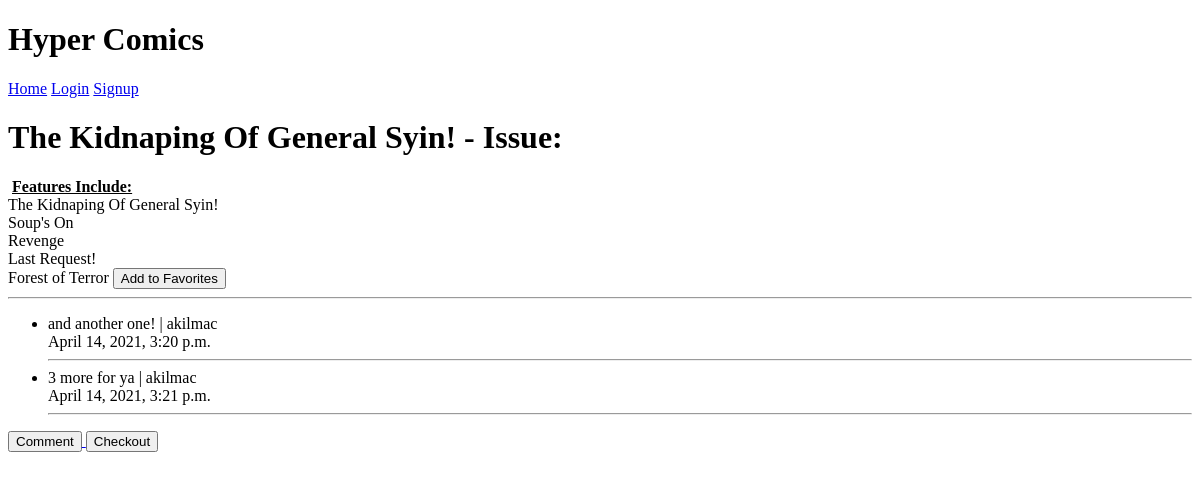
The page /comicinfo/4/ on the database as committed earlier.
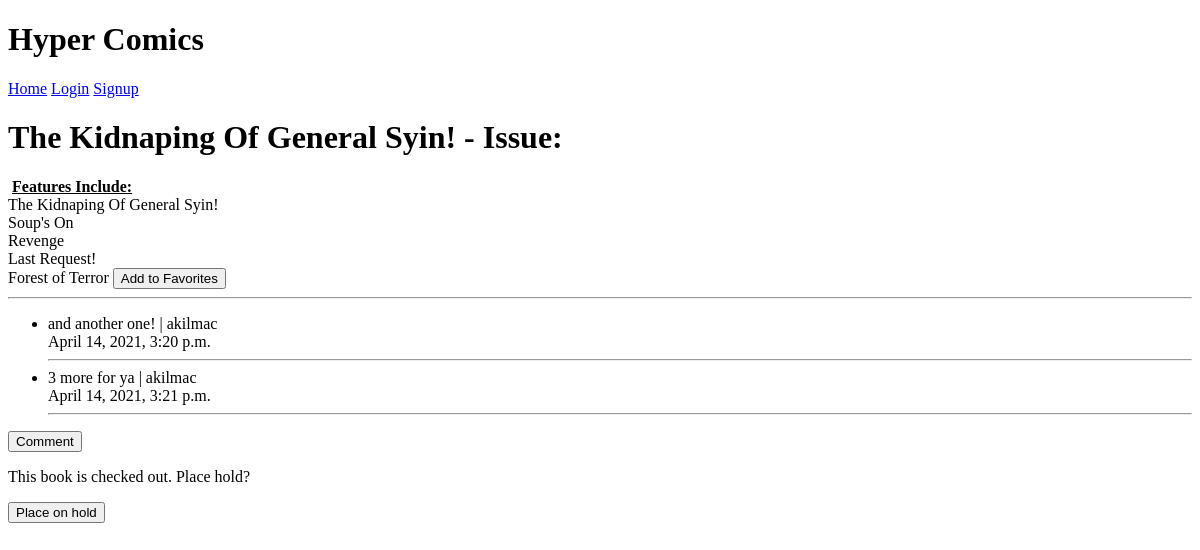
The same page on the database as committed later.
### ComicBaseApp/views.py (the view)
# urls.py: path("comicinfo/<int:id>/", ComicDetailView.as_view(), name="comicinfo"),
class ComicDetailView(View):
    def get(self, request, id):
        html = 'comic_detail.html'
        book = ComicBook.objects.get(id=id)
        comments = ComicComment.objects.filter(comic_book_title=book)
        context = {'book': book, 'comments': comments }
        return render(request, html, context)

### ComicBaseApp/models.py (called while the page is built)
    def __str__(self):
        return self.username

### templates/comic_detail.html (shortened to what this page needs)
{% extends "base.html" %}
{% block content%}
<h1> {{book.name}} - Issue: {{book.issue_number}} </h2>
  {% if book.description is not None %}
  {% autoescape off %}
{{book.description}}
{% endautoescape %}
    {% else %}
    <p> No Description Available </p>
    {% endif %}
    <a href="{% url 'favorite_view' id=book.id %}">
      <button>Add to Favorites</button>
    </a>
    <hr>
    <ul>
      {% for comment in comments%}
      <li>{{ comment.comment }} | {{ comment.user }} <br> {{ comment.created_at }}</li><hr>
      {% endfor %}
    </ul>
    <a href="{% url 'add_comment' id=book.id %}">
      <button>Comment</button>
    </a>
      {% if not book.is_checked_out %}
        <a href="{% url 'checkout_view' id=book.id %}">
        <button>Checkout</button>
        </a>
      {% else %}
        <p>This book is checked out. Place hold?</p>
        <a href="{% url 'hold_view' id=book.id %}">
        <button>Place on hold</button>
      </a>
      {% endif %}
{% endblock %}

Rows that differ between the two databases and show on the page:
changed ComicBook "The Kidnaping Of General Syin!": is_checked_out False → True (drawn)
Other text that changed with them:
text no longer shown: "Checkout"
text now shown: "This book is checked out. Place hold? Place on hold"
